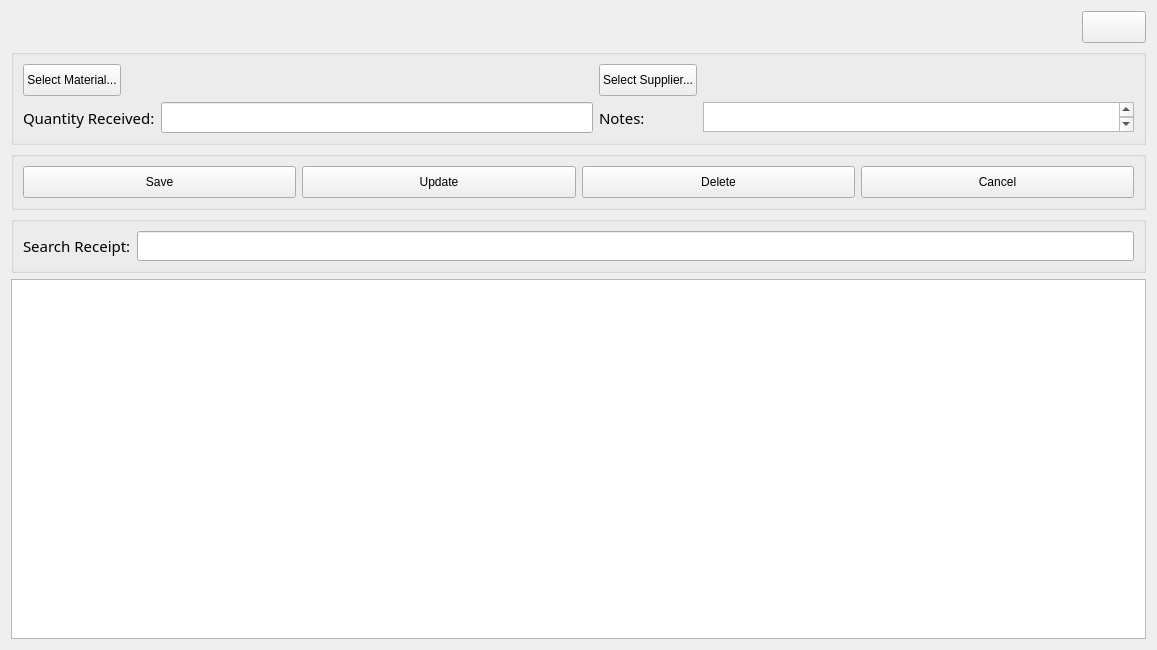
<?xml version="1.0" encoding="UTF-8"?>
<ui version="4.0">
 <class>Form</class>
 <widget class="QWidget" name="Form">
  <property name="geometry">
   <rect>
    <x>0</x>
    <y>0</y>
    <width>1157</width>
    <height>650</height>
   </rect>
  </property>
  <property name="windowTitle">
   <string>Form</string>
  </property>
  <layout class="QGridLayout" name="gridLayout_3">
   <item row="0" column="0">
    <widget class="QLabel" name="label_user_name">
     <property name="sizePolicy">
      <sizepolicy hsizetype="Expanding" vsizetype="Fixed">
       <horstretch>0</horstretch>
       <verstretch>0</verstretch>
      </sizepolicy>
     </property>
     <property name="font">
      <font>
       <family>Century Gothic</family>
       <pointsize>12</pointsize>
      </font>
     </property>
     <property name="text">
      <string/>
     </property>
     <property name="alignment">
      <set>Qt::AlignCenter</set>
     </property>
    </widget>
   </item>
   <item row="0" column="1">
    <widget class="QLabel" name="label_user_role">
     <property name="sizePolicy">
      <sizepolicy hsizetype="Expanding" vsizetype="Fixed">
       <horstretch>0</horstretch>
       <verstretch>0</verstretch>
      </sizepolicy>
     </property>
     <property name="font">
      <font>
       <family>Century Gothic</family>
       <pointsize>12</pointsize>
      </font>
     </property>
     <property name="text">
      <string/>
     </property>
     <property name="alignment">
      <set>Qt::AlignCenter</set>
     </property>
    </widget>
   </item>
   <item row="0" column="2">
    <widget class="QPushButton" name="btn_close">
     <property name="minimumSize">
      <size>
       <width>64</width>
       <height>32</height>
      </size>
     </property>
     <property name="maximumSize">
      <size>
       <width>64</width>
       <height>32</height>
      </size>
     </property>
     <property name="text">
      <string/>
     </property>
     <property name="icon">
      <iconset>
       <normaloff>../assets/Images/IMG-LogOut.png</normaloff>../assets/Images/IMG-LogOut.png</iconset>
     </property>
     <property name="iconSize">
      <size>
       <width>32</width>
       <height>32</height>
      </size>
     </property>
    </widget>
   </item>
   <item row="2" column="0" colspan="3">
    <widget class="QGroupBox" name="groupBox">
     <property name="sizePolicy">
      <sizepolicy hsizetype="Preferred" vsizetype="Preferred">
       <horstretch>0</horstretch>
       <verstretch>0</verstretch>
      </sizepolicy>
     </property>
     <property name="title">
      <string/>
     </property>
     <layout class="QGridLayout" name="gridLayout">
      <item row="2" column="0" colspan="2">
       <widget class="QLabel" name="label_4">
        <property name="font">
         <font>
          <family>Century Gothic</family>
          <pointsize>11</pointsize>
         </font>
        </property>
        <property name="text">
         <string>Quantity Received:</string>
        </property>
       </widget>
      </item>
      <item row="0" column="0">
       <widget class="QPushButton" name="btn_select_material">
        <property name="minimumSize">
         <size>
          <width>0</width>
          <height>32</height>
         </size>
        </property>
        <property name="text">
         <string>Select Material...</string>
        </property>
       </widget>
      </item>
      <item row="2" column="2">
       <widget class="QLineEdit" name="input_quantity">
        <property name="font">
         <font>
          <family>Century Gothic</family>
          <pointsize>12</pointsize>
         </font>
        </property>
       </widget>
      </item>
      <item row="0" column="1" colspan="2">
       <widget class="QLabel" name="label_material">
        <property name="sizePolicy">
         <sizepolicy hsizetype="Expanding" vsizetype="Preferred">
          <horstretch>0</horstretch>
          <verstretch>0</verstretch>
         </sizepolicy>
        </property>
        <property name="font">
         <font>
          <family>Century Gothic</family>
          <pointsize>11</pointsize>
         </font>
        </property>
        <property name="text">
         <string/>
        </property>
       </widget>
      </item>
      <item row="0" column="3">
       <widget class="QPushButton" name="btn_select_supplier">
        <property name="minimumSize">
         <size>
          <width>0</width>
          <height>32</height>
         </size>
        </property>
        <property name="text">
         <string>Select Supplier...</string>
        </property>
       </widget>
      </item>
      <item row="0" column="4">
       <widget class="QLabel" name="label_supplier">
        <property name="sizePolicy">
         <sizepolicy hsizetype="Expanding" vsizetype="Preferred">
          <horstretch>0</horstretch>
          <verstretch>0</verstretch>
         </sizepolicy>
        </property>
        <property name="font">
         <font>
          <family>Century Gothic</family>
          <pointsize>11</pointsize>
         </font>
        </property>
        <property name="text">
         <string/>
        </property>
       </widget>
      </item>
      <item row="2" column="3">
       <widget class="QLabel" name="label_11">
        <property name="font">
         <font>
          <family>Century Gothic</family>
          <pointsize>11</pointsize>
         </font>
        </property>
        <property name="text">
         <string>Notes:</string>
        </property>
       </widget>
      </item>
      <item row="2" column="4">
       <widget class="QTextEdit" name="input_notes">
        <property name="sizePolicy">
         <sizepolicy hsizetype="Expanding" vsizetype="Fixed">
          <horstretch>0</horstretch>
          <verstretch>0</verstretch>
         </sizepolicy>
        </property>
        <property name="maximumSize">
         <size>
          <width>16777215</width>
          <height>30</height>
         </size>
        </property>
        <property name="font">
         <font>
          <family>Century Gothic</family>
          <pointsize>11</pointsize>
         </font>
        </property>
       </widget>
      </item>
     </layout>
    </widget>
   </item>
   <item row="3" column="0" colspan="3">
    <widget class="QGroupBox" name="groupBox_2">
     <property name="sizePolicy">
      <sizepolicy hsizetype="Preferred" vsizetype="Fixed">
       <horstretch>0</horstretch>
       <verstretch>0</verstretch>
      </sizepolicy>
     </property>
     <property name="minimumSize">
      <size>
       <width>0</width>
       <height>0</height>
      </size>
     </property>
     <property name="styleSheet">
      <string notr="true"/>
     </property>
     <property name="title">
      <string/>
     </property>
     <layout class="QGridLayout" name="gridLayout_2">
      <item row="0" column="0">
       <widget class="QPushButton" name="btn_save">
        <property name="sizePolicy">
         <sizepolicy hsizetype="Minimum" vsizetype="Expanding">
          <horstretch>0</horstretch>
          <verstretch>0</verstretch>
         </sizepolicy>
        </property>
        <property name="minimumSize">
         <size>
          <width>0</width>
          <height>32</height>
         </size>
        </property>
        <property name="text">
         <string>Save</string>
        </property>
       </widget>
      </item>
      <item row="0" column="1">
       <widget class="QPushButton" name="btn_update">
        <property name="sizePolicy">
         <sizepolicy hsizetype="Minimum" vsizetype="Expanding">
          <horstretch>0</horstretch>
          <verstretch>0</verstretch>
         </sizepolicy>
        </property>
        <property name="minimumSize">
         <size>
          <width>0</width>
          <height>32</height>
         </size>
        </property>
        <property name="text">
         <string>Update</string>
        </property>
       </widget>
      </item>
      <item row="0" column="3">
       <widget class="QPushButton" name="btn_cancel">
        <property name="sizePolicy">
         <sizepolicy hsizetype="Minimum" vsizetype="Expanding">
          <horstretch>0</horstretch>
          <verstretch>0</verstretch>
         </sizepolicy>
        </property>
        <property name="minimumSize">
         <size>
          <width>0</width>
          <height>32</height>
         </size>
        </property>
        <property name="text">
         <string>Cancel</string>
        </property>
       </widget>
      </item>
      <item row="0" column="2">
       <widget class="QPushButton" name="btn_delete">
        <property name="sizePolicy">
         <sizepolicy hsizetype="Minimum" vsizetype="Expanding">
          <horstretch>0</horstretch>
          <verstretch>0</verstretch>
         </sizepolicy>
        </property>
        <property name="minimumSize">
         <size>
          <width>0</width>
          <height>32</height>
         </size>
        </property>
        <property name="text">
         <string>Delete</string>
        </property>
       </widget>
      </item>
     </layout>
    </widget>
   </item>
   <item row="4" column="0" colspan="3">
    <widget class="QGroupBox" name="groupBox_3">
     <property name="sizePolicy">
      <sizepolicy hsizetype="Preferred" vsizetype="Preferred">
       <horstretch>0</horstretch>
       <verstretch>0</verstretch>
      </sizepolicy>
     </property>
     <property name="minimumSize">
      <size>
       <width>0</width>
       <height>0</height>
      </size>
     </property>
     <property name="styleSheet">
      <string notr="true"/>
     </property>
     <property name="title">
      <string/>
     </property>
     <layout class="QGridLayout" name="gridLayout_4">
      <item row="0" column="0">
       <widget class="QLabel" name="label_5">
        <property name="font">
         <font>
          <family>Century Gothic</family>
          <pointsize>11</pointsize>
         </font>
        </property>
        <property name="text">
         <string>Search Receipt:</string>
        </property>
       </widget>
      </item>
      <item row="0" column="1">
       <widget class="QLineEdit" name="input_search">
        <property name="sizePolicy">
         <sizepolicy hsizetype="Expanding" vsizetype="Fixed">
          <horstretch>0</horstretch>
          <verstretch>0</verstretch>
         </sizepolicy>
        </property>
        <property name="font">
         <font>
          <family>Century Gothic</family>
          <pointsize>11</pointsize>
         </font>
        </property>
       </widget>
      </item>
     </layout>
    </widget>
   </item>
   <item row="5" column="0" colspan="3">
    <widget class="QTableWidget" name="tableWidget">
     <property name="sizePolicy">
      <sizepolicy hsizetype="Expanding" vsizetype="Expanding">
       <horstretch>0</horstretch>
       <verstretch>0</verstretch>
      </sizepolicy>
     </property>
    </widget>
   </item>
  </layout>
 </widget>
 <resources/>
 <connections/>
</ui>
